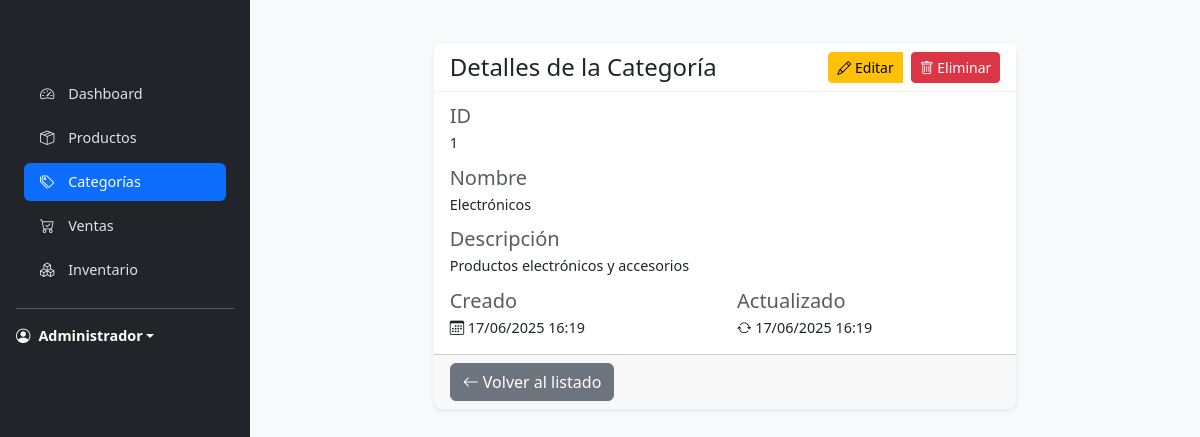
The page /categories/1 (signed in) on the database its author committed.
### tables this page shows
CREATE TABLE IF NOT EXISTS categories (
    id INT AUTO_INCREMENT PRIMARY KEY,
    name VARCHAR(100) NOT NULL,
    description TEXT,
    created_at TIMESTAMP DEFAULT CURRENT_TIMESTAMP,
    updated_at TIMESTAMP DEFAULT CURRENT_TIMESTAMP ON UPDATE CURRENT_TIMESTAMP
);

### config/database.php (called while the page is built, shortened)
<?php
class Database {
    public function getConnection() {
        $this->conn = null;
        try {
            $this->conn = new PDO("mysql:host=" . DB_HOST . ";dbname=" . DB_NAME, DB_USER, DB_PASS);
            $this->conn->setAttribute(PDO::ATTR_ERRMODE, PDO::ERRMODE_EXCEPTION);
            $this->conn->exec("set names utf8");
        } catch(PDOException $e) {
            echo "Error de conexión: " . $e->getMessage();
        }
        return $this->conn;
    }
}

### app/controllers/CategoriesController.php (called while the page is built, shortened)
<?php
require_once 'BaseController.php';
class CategoriesController extends BaseController {
    private $categoryModel;
    public function __construct() {
        $this->categoryModel = $this->model('Category');
    }
    public function show($id) {
        $category = $this->categoryModel->getById($id);
        $this->render('categories/show', [
            'title' => $category['name'],
            'category' => $category
        ]);
    }
}

### index.php (called while the page is built, shortened)
<?php
require_once __DIR__ . '/config/database.php';
require_once __DIR__ . '/core/Router.php';
$router = new Router();
$router->get('/auth/login', 'AuthController@login');
$router->post('/auth/login', 'AuthController@login');
$router->post('/auth/logout', 'AuthController@logout');
$router->get('/auth/register', 'AuthController@register');
$router->post('/auth/register', 'AuthController@register');
$router->get('/user', 'UserController@index');
$router->get('/', function() {
    if (!isset($_SESSION['role'])) {
        header('Location: /auth/login');
        exit();
    }
    if ($_SESSION['role'] === 'admin') {
        header('Location: /dashboard');
        exit();
    } else {
        header('Location: /user');
        exit();
    }
});
$router->get('/dashboard', 'DashboardController@index');
$router->get('/products', 'ProductsController@index');
$router->get('/products/create', 'ProductsController@create');
$router->post('/products', 'ProductsController@store');
$router->put('/products/{id}', 'ProductsController@update');
$router->get('/products/{id}', 'ProductsController@show');
$router->get('/products/{id}/edit', 'ProductsController@edit');
$router->post('/products/{id}/update', 'ProductsController@update');
$router->delete('/products/{id}', 'ProductsController@delete');
$router->get('/categories', 'CategoriesController@index');
$router->get('/categories/create', 'CategoriesController@create');
$router->post('/categories', 'CategoriesController@store');
$router->get('/categories/{id}', 'CategoriesController@show');
$router->get('/categories/{id}/edit', 'CategoriesController@edit');
$router->put('/categories/{id}', 'CategoriesController@update');
$router->delete('/categories/{id}', 'CategoriesController@delete');
$router->get('/inventory', 'InventoryController@index');
$router->get('/inventory/create', 'InventoryController@create');
$router->post('/inventory', 'InventoryController@store');
$router->get('/inventory/{id}', 'InventoryController@show');
$router->get('/products/{id}/inventory', 'InventoryController@productHistory');
$router->get('/sales', 'SalesController@index');
$router->get('/sales/create', 'SalesController@create');
$router->post('/sales', 'SalesController@store');
$router->post('/sales/store', 'SalesController@store');
$router->post('/sales/removeFromCart', 'SalesController@removeFromCart');
$router->get('/sales/{id}/edit', 'SalesController@edit');
$router->post('/sales/{id}/update', 'SalesController@update');
$router->post('/sales/{id}/cancel', 'SalesController@cancel');
$router->post('/sales/addToCart', 'SalesController@addToCart');
$router->get('/sales/{id}/show', 'SalesController@show');
$router->setNotFound(function() {
    http_response_code(404);
    require __DIR__ . '/app/views/errors/404.php';
});
$router->dispatch();

### app/models/Category.php (called while the page is built, shortened)
<?php
class Category {
    private $conn;
    private $table_name = "categories";
    public function __construct($db) {
        $this->conn = $db;
    }
    public function getById($id) {
        $query = "SELECT * FROM " . $this->table_name . " WHERE id = :id LIMIT 1";
        $stmt = $this->conn->prepare($query);
        $stmt->bindParam(':id', $id);
        $stmt->execute();
        return $stmt->fetch(PDO::FETCH_ASSOC);
    }
}

### app/views/categories/show.php (the view, shortened to what this page needs)
<?php include __DIR__ . '/../layouts/header.php'; ?>
<div class="container mt-4">
    <div class="row justify-content-center">
        <div class="col-md-8">
            <div class="card">
                <div class="card-header d-flex justify-content-between align-items-center">
                    <h2 class="h4 mb-0">Detalles de la Categoría</h2>
                    <div class="btn-group">
                        <a href="/categories/<?= $category['id'] ?>/edit" class="btn btn-warning btn-sm">
                            <i class="bi bi-pencil"></i> Editar
                        </a>
                        <form action="/categories/<?= $category['id'] ?>" method="POST" class="ms-2"
                              onsubmit="return confirm('¿Estás seguro de eliminar esta categoría?')">
                            <button type="submit" class="btn btn-danger btn-sm">
                                <i class="bi bi-trash"></i> Eliminar
                            </button>
                        </form>
                    </div>
                </div>
                <div class="card-body">
                    <div class="mb-3">
                        <h5 class="card-subtitle mb-1 text-muted">ID</h5>
                        <p class="card-text"><?= $category['id'] ?></p>
                    </div>
                    <div class="mb-3">
                        <h5 class="card-subtitle mb-1 text-muted">Nombre</h5>
                        <p class="card-text"><?= htmlspecialchars($category['name']) ?></p>
                    </div>
                    <div class="mb-3">
                        <h5 class="card-subtitle mb-1 text-muted">Descripción</h5>
                        <p class="card-text"><?= !empty($category['description']) ? nl2br(htmlspecialchars($category['description'])) : '<span class="text-muted">Sin descripción</span>' ?></p>
                    </div>
                    <div class="row">
                        <div class="col-md-6">
                            <h5 class="card-subtitle mb-1 text-muted">Creado</h5>
                            <p class="card-text">
                                <i class="bi bi-calendar3"></i> <?= date('d/m/Y H:i', strtotime($category['created_at'])) ?>
                            </p>
                        </div>
                        <?php if (!empty($category['updated_at'])): ?>
                        <div class="col-md-6">
                            <h5 class="card-subtitle mb-1 text-muted">Actualizado</h5>
                            <p class="card-text">
                                <i class="bi bi-arrow-repeat"></i> <?= date('d/m/Y H:i', strtotime($category['updated_at'])) ?>
                            </p>
                        </div>
                        <?php endif; ?>
                    </div>
                </div>
                <div class="card-footer text-muted">
                    <a href="/categories" class="btn btn-secondary">
                        <i class="bi bi-arrow-left"></i> Volver al listado
                    </a>
                </div>
            </div>
        </div>
    </div>
</div>
<?php include __DIR__ . '/../layouts/footer.php'; ?>

### core/Router.php (shortened to what this page needs)
<?php
class Router {
    private $routes = [];
    private function addRoute($method, $path, $handler) {
        $pattern = $this->pathToRegex($path);
        $this->routes[$method][$pattern] = $handler;
    }
    private function pathToRegex($path) {
        if ($path === '/') {
            return '#^/$#';
        }
        $pattern = preg_replace('/\{([^\/]+)\}/', '([^/]+)', $path);
        return '#^' . $pattern . '$#';
    }
    public function dispatch() {
        $method = $_SERVER['REQUEST_METHOD'];
        $path = parse_url($_SERVER['REQUEST_URI'], PHP_URL_PATH);
        $path = rtrim($path, '/');
        foreach ($this->routes[$method] as $pattern => $handler) {
            if (preg_match($pattern, $path, $matches)) {
                array_shift($matches);
                $this->handleRoute($handler, $matches);
                return;
            }
        }
    }
    private function handleRoute($handler, $params = []) {
        if (is_string($handler)) {
            list($controllerName, $method) = explode('@', $handler);
            $controllerFile = __DIR__ . '/../app/controllers/' . $controllerName . '.php';
            if (file_exists($controllerFile)) {
                $controller = new $controllerName();
                if (method_exists($controller, $method)) {
                    call_user_func_array([$controller, $method], $params);
                    return;
                }
            }
        }
    }
}

### app/views/layouts/sidebar.php (shortened to what this page needs)
<div class="d-flex flex-column flex-shrink-0 p-3 text-white">
    <ul class="nav nav-pills flex-column mb-auto">
        <?php if (isset($_SESSION['role']) && $_SESSION['role'] === 'admin'): ?>
            <li class="nav-item">
                <a href="/dashboard" class="nav-link <?= str_contains($_SERVER['REQUEST_URI'], 'dashboard') ? 'active' : '' ?>">
                    <i class="bi bi-speedometer2"></i> Dashboard
                </a>
            </li>
            <li>
                <a href="/products" class="nav-link <?= str_contains($_SERVER['REQUEST_URI'], 'products') ? 'active' : '' ?>">
                    <i class="bi bi-box-seam"></i> Productos
                </a>
            </li>
            <li>
                <a href="/categories" class="nav-link <?= str_contains($_SERVER['REQUEST_URI'], 'categories') ? 'active' : '' ?>">
                    <i class="bi bi-tags"></i> Categorías
                </a>
            </li>
            <li>
                <a href="/sales" class="nav-link <?= str_contains($_SERVER['REQUEST_URI'], 'sales') ? 'active' : '' ?>">
                    <i class="bi bi-cart-check"></i> Ventas
                </a>
            </li>
            <li>
                <a href="/inventory" class="nav-link <?= str_contains($_SERVER['REQUEST_URI'], 'inventory') ? 'active' : '' ?>">
                    <i class="bi bi-boxes"></i> Inventario
                </a>
            </li>
        <?php endif; ?>
    </ul>
    <hr>
    <div class="dropdown">
        <a href="#" class="d-flex align-items-center text-white text-decoration-none dropdown-toggle" id="dropdownUser1" data-bs-toggle="dropdown">
            <i class="bi bi-person-circle me-2"></i>
            <strong><?= htmlspecialchars($_SESSION['full_name'] ?? 'Usuario') ?></strong>
        </a>
    </div>
</div>

### app/views/layouts/header.php (style rules this page uses)
:root { --sidebar-width: 250px; }
body { font-size: 0.9rem; background-color: #f8f9fa; }
.nav-link { color: #dee2e6; padding: 0.5rem 1rem; margin: 0.2rem 0.5rem; border-radius: 0.25rem; }
.nav-link:hover, .nav-link.active { background-color: rgba(255, 255, 255, 0.1); color: #fff; }
.nav-link i { margin-right: 10px; width: 20px; text-align: center; }
.card { border: none; border-radius: 0.5rem; box-shadow: 0 0.125rem 0.25rem rgba(0, 0, 0, 0.075); margin-bottom: 1.5rem; }
.card-header { background-color: #fff; border-bottom: 1px solid rgba(0, 0, 0, 0.05); font-weight: 600; }

### rows shown on the page
categories: id "1", name "Electrónicos", description "Productos electrónicos y accesorios", created_at "17/06/2025 16:19", updated_at "17/06/2025 16:19"
